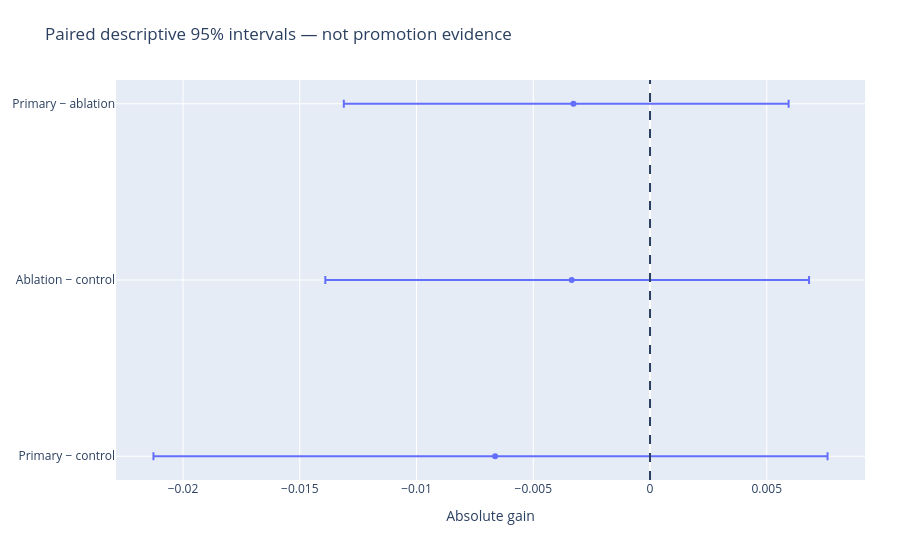

Here is the notebook cell this chart was saved with:
### Markdown cell above
## 2 · Paired descriptive intervals

### Code cell
path=ROOT/'outputs/plots/02.json'
if hashlib.sha256(path.read_bytes()).hexdigest()!=receipt['plot_hashes'][path.name]:raise ValueError('Plot checksum changed')
display({'application/vnd.plotly.v1+json':json.loads(path.read_text())},raw=True)

### Figure 1 — Plotly figure (JSON) as saved in the notebook; plotly's stock layout.template omitted (floating-point values rounded to 4 significant figures)
{"data": [{"error_x": {"array": [0.01424, 0.01017, 0.009216], "arrayminus": [0.01463, 0.01055, 0.009834], "symmetric": false, "type": "data"}, "mode": "markers", "type": "scatter", "x": [-0.006634, -0.003354, -0.00328], "y": ["Primary − control", "Ablation − control", "Primary − ablation"]}], "layout": {"margin": {"b": 80, "l": 65, "r": 35, "t": 80}, "shapes": [{"line": {"dash": "dash"}, "type": "line", "x0": 0, "x1": 0, "xref": "x", "y0": 0, "y1": 1, "yref": "y domain"}], "title": {"text": "Paired descriptive 95% intervals — not promotion evidence"}, "xaxis": {"title": {"text": "Absolute gain"}}}}
